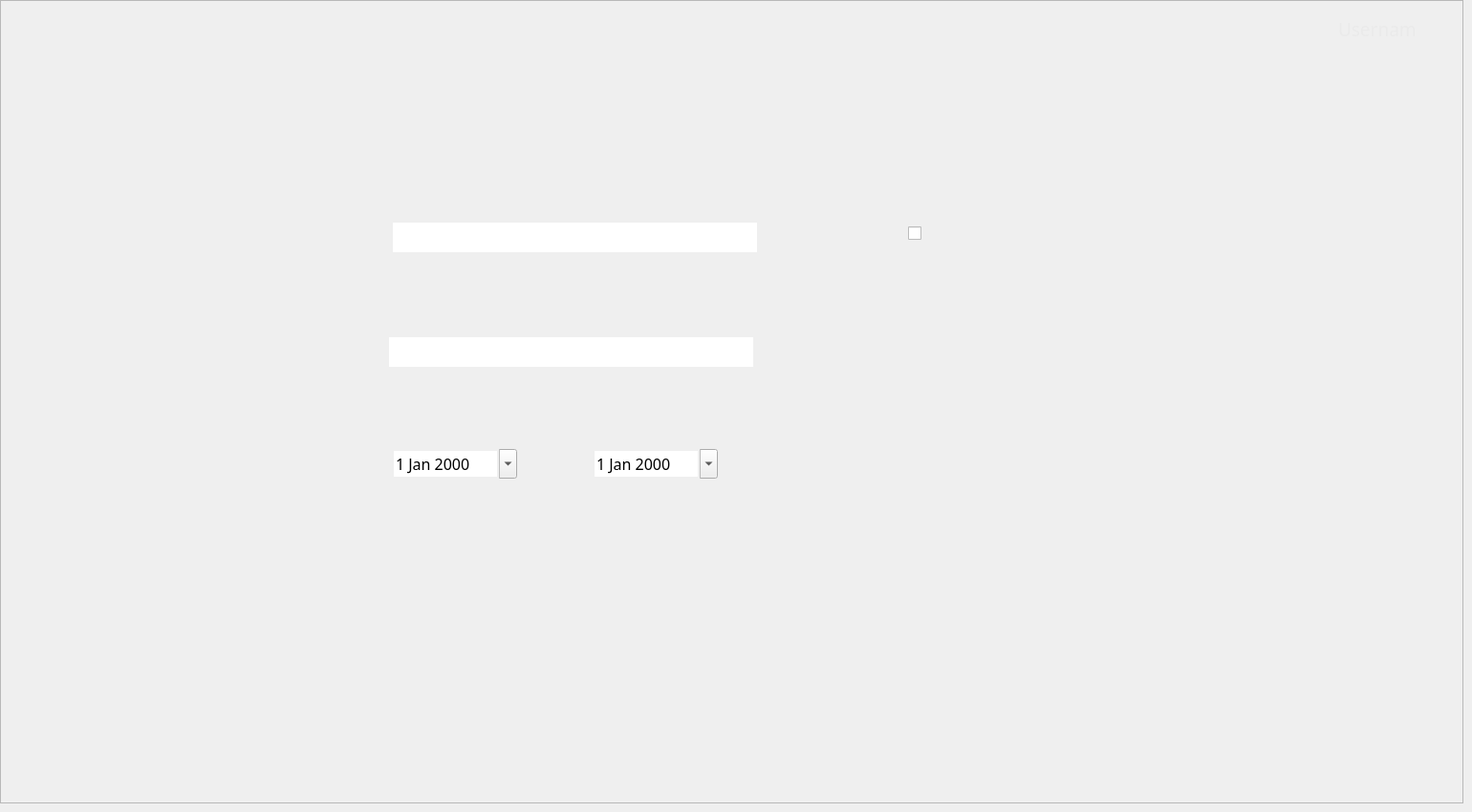
    <widget class="QWidget" name="UserBanPage">
     <widget class="QFrame" name="BanUserFrame">
      <property name="geometry">
       <rect>
        <x>0</x>
        <y>0</y>
        <width>1531</width>
        <height>841</height>
       </rect>
      </property>
      <property name="autoFillBackground">
       <bool>true</bool>
      </property>
      <property name="frameShape">
       <enum>QFrame::StyledPanel</enum>
      </property>
      <property name="frameShadow">
       <enum>QFrame::Raised</enum>
      </property>
      <widget class="QLineEdit" name="UsernameInput_BanUser">
       <property name="enabled">
        <bool>true</bool>
       </property>
       <property name="geometry">
        <rect>
         <x>411</x>
         <y>233</y>
         <width>381</width>
         <height>31</height>
        </rect>
       </property>
       <property name="font">
        <font>
         <family>Source Sans Pro</family>
         <pointsize>12</pointsize>
        </font>
       </property>
       <property name="cursor">
        <cursorShape>IBeamCursor</cursorShape>
       </property>
       <property name="acceptDrops">
        <bool>true</bool>
       </property>
       <property name="autoFillBackground">
        <bool>false</bool>
       </property>
       <property name="frame">
        <bool>false</bool>
       </property>
       <property name="clearButtonEnabled">
        <bool>false</bool>
       </property>
      </widget>
      <widget class="QLineEdit" name="ReasonInput_BanUser">
       <property name="enabled">
        <bool>true</bool>
       </property>
       <property name="geometry">
        <rect>
         <x>407</x>
         <y>353</y>
         <width>381</width>
         <height>31</height>
        </rect>
       </property>
       <property name="font">
        <font>
         <family>Source Sans Pro</family>
         <pointsize>12</pointsize>
        </font>
       </property>
       <property name="cursor">
        <cursorShape>IBeamCursor</cursorShape>
       </property>
       <property name="acceptDrops">
        <bool>true</bool>
       </property>
       <property name="autoFillBackground">
        <bool>false</bool>
       </property>
       <property name="frame">
        <bool>false</bool>
       </property>
       <property name="clearButtonEnabled">
        <bool>false</bool>
       </property>
      </widget>
      <widget class="QPushButton" name="HomeButton_BanUser">
       <property name="geometry">
        <rect>
         <x>0</x>
         <y>60</y>
         <width>241</width>
         <height>51</height>
        </rect>
       </property>
       <property name="text">
        <string/>
       </property>
       <property name="flat">
        <bool>true</bool>
       </property>
      </widget>
      <widget class="QPushButton" name="DataButton_BanUser">
       <property name="geometry">
        <rect>
         <x>0</x>
         <y>120</y>
         <width>241</width>
         <height>51</height>
        </rect>
       </property>
       <property name="text">
        <string/>
       </property>
       <property name="flat">
        <bool>true</bool>
       </property>
      </widget>
      <widget class="QPushButton" name="UserBanButton_BanUser">
       <property name="geometry">
        <rect>
         <x>0</x>
         <y>170</y>
         <width>241</width>
         <height>51</height>
        </rect>
       </property>
       <property name="text">
        <string/>
       </property>
       <property name="flat">
        <bool>true</bool>
       </property>
      </widget>
      <widget class="QPushButton" name="PersonRegisterButton_BanUser">
       <property name="geometry">
        <rect>
         <x>0</x>
         <y>230</y>
         <width>241</width>
         <height>51</height>
        </rect>
       </property>
       <property name="text">
        <string/>
       </property>
       <property name="flat">
        <bool>true</bool>
       </property>
      </widget>
      <widget class="QPushButton" name="AuditLogButton_BanUser">
       <property name="geometry">
        <rect>
         <x>0</x>
         <y>280</y>
         <width>241</width>
         <height>51</height>
        </rect>
       </property>
       <property name="text">
        <string/>
       </property>
       <property name="flat">
        <bool>true</bool>
       </property>
      </widget>
      <widget class="QPushButton" name="CatalogButton_BanUser">
       <property name="geometry">
        <rect>
         <x>0</x>
         <y>340</y>
         <width>241</width>
         <height>51</height>
        </rect>
       </property>
       <property name="text">
        <string/>
       </property>
       <property name="flat">
        <bool>true</bool>
       </property>
      </widget>
      <widget class="QPushButton" name="RecordsButton_BanUser">
       <property name="geometry">
        <rect>
         <x>0</x>
         <y>400</y>
         <width>241</width>
         <height>51</height>
        </rect>
       </property>
       <property name="text">
        <string/>
       </property>
       <property name="flat">
        <bool>true</bool>
       </property>
      </widget>
      <widget class="QPushButton" name="StatisticsButton_BanUser">
       <property name="geometry">
        <rect>
         <x>0</x>
         <y>450</y>
         <width>241</width>
         <height>51</height>
        </rect>
       </property>
       <property name="text">
        <string/>
       </property>
       <property name="flat">
        <bool>true</bool>
       </property>
      </widget>
      <widget class="QPushButton" name="LogOutButton_BanUser">
       <property name="geometry">
        <rect>
         <x>0</x>
         <y>780</y>
         <width>241</width>
         <height>51</height>
        </rect>
       </property>
       <property name="text">
        <string/>
       </property>
       <property name="flat">
        <bool>true</bool>
       </property>
      </widget>
      <widget class="QDateEdit" name="InitialDate_BanUser">
       <property name="geometry">
        <rect>
         <x>410</x>
         <y>470</y>
         <width>131</width>
         <height>31</height>
        </rect>
       </property>
       <property name="font">
        <font>
         <family>Source Sans Pro</family>
         <pointsize>12</pointsize>
        </font>
       </property>
       <property name="acceptDrops">
        <bool>false</bool>
       </property>
       <property name="autoFillBackground">
        <bool>false</bool>
       </property>
       <property name="wrapping">
        <bool>false</bool>
       </property>
       <property name="frame">
        <bool>false</bool>
       </property>
       <property name="buttonSymbols">
        <enum>QAbstractSpinBox::UpDownArrows</enum>
       </property>
       <property name="showGroupSeparator" stdset="0">
        <bool>false</bool>
       </property>
       <property name="calendarPopup">
        <bool>true</bool>
       </property>
      </widget>
      <widget class="QDateEdit" name="FinalDate_BanUser">
       <property name="geometry">
        <rect>
         <x>620</x>
         <y>470</y>
         <width>131</width>
         <height>31</height>
        </rect>
       </property>
       <property name="font">
        <font>
         <family>Source Sans Pro</family>
         <pointsize>12</pointsize>
        </font>
       </property>
       <property name="acceptDrops">
        <bool>false</bool>
       </property>
       <property name="autoFillBackground">
        <bool>false</bool>
       </property>
       <property name="wrapping">
        <bool>false</bool>
       </property>
       <property name="frame">
        <bool>false</bool>
       </property>
       <property name="buttonSymbols">
        <enum>QAbstractSpinBox::UpDownArrows</enum>
       </property>
       <property name="showGroupSeparator" stdset="0">
        <bool>false</bool>
       </property>
       <property name="calendarPopup">
        <bool>true</bool>
       </property>
      </widget>
      <widget class="QPushButton" name="SubmitButton_BanUser">
       <property name="geometry">
        <rect>
         <x>1290</x>
         <y>704</y>
         <width>127</width>
         <height>33</height>
        </rect>
       </property>
       <property name="text">
        <string/>
       </property>
       <property name="flat">
        <bool>true</bool>
       </property>
      </widget>
      <widget class="QLabel" name="BackgroundLabel_BanUser">
       <property name="geometry">
        <rect>
         <x>0</x>
         <y>0</y>
         <width>1531</width>
         <height>841</height>
        </rect>
       </property>
       <property name="text">
        <string/>
       </property>
       <property name="pixmap">
        <pixmap>../Images/Admin/Admin-UserBan.png</pixmap>
       </property>
       <property name="scaledContents">
        <bool>true</bool>
       </property>
      </widget>
      <widget class="QLabel" name="UsernameLabel_BanUser">
       <property name="geometry">
        <rect>
         <x>1400</x>
         <y>20</y>
         <width>81</width>
         <height>21</height>
        </rect>
       </property>
       <property name="font">
        <font>
         <family>Source Sans Pro</family>
         <pointsize>14</pointsize>
        </font>
       </property>
       <property name="cursor">
        <cursorShape>BlankCursor</cursorShape>
       </property>
       <property name="autoFillBackground">
        <bool>false</bool>
       </property>
       <property name="styleSheet">
        <string notr="true">color: rgb(234, 234, 234);</string>
       </property>
       <property name="text">
        <string>Username</string>
       </property>
      </widget>
      <widget class="QCheckBox" name="PermanentBanCheck_BanUser">
       <property name="geometry">
        <rect>
         <x>950</x>
         <y>236</y>
         <width>16</width>
         <height>16</height>
        </rect>
       </property>
       <property name="autoFillBackground">
        <bool>false</bool>
       </property>
       <property name="text">
        <string/>
       </property>
       <property name="iconSize">
        <size>
         <width>16</width>
         <height>16</height>
        </size>
       </property>
      </widget>
      <widget class="QPushButton" name="ResolutionButton_BanUser">
       <property name="geometry">
        <rect>
         <x>0</x>
         <y>570</y>
         <width>241</width>
         <height>51</height>
        </rect>
       </property>
       <property name="text">
        <string/>
       </property>
       <property name="flat">
        <bool>true</bool>
       </property>
      </widget>
      <widget class="QPushButton" name="GeneralQueriesButton_BanUser">
       <property name="geometry">
        <rect>
         <x>0</x>
         <y>510</y>
         <width>241</width>
         <height>51</height>
        </rect>
       </property>
       <property name="text">
        <string/>
       </property>
       <property name="flat">
        <bool>true</bool>
       </property>
      </widget>
      <zorder>BackgroundLabel_BanUser</zorder>
      <zorder>UsernameInput_BanUser</zorder>
      <zorder>ReasonInput_BanUser</zorder>
      <zorder>HomeButton_BanUser</zorder>
      <zorder>DataButton_BanUser</zorder>
      <zorder>UserBanButton_BanUser</zorder>
      <zorder>PersonRegisterButton_BanUser</zorder>
      <zorder>AuditLogButton_BanUser</zorder>
      <zorder>CatalogButton_BanUser</zorder>
      <zorder>RecordsButton_BanUser</zorder>
      <zorder>StatisticsButton_BanUser</zorder>
      <zorder>LogOutButton_BanUser</zorder>
      <zorder>InitialDate_BanUser</zorder>
      <zorder>FinalDate_BanUser</zorder>
      <zorder>SubmitButton_BanUser</zorder>
      <zorder>UsernameLabel_BanUser</zorder>
      <zorder>PermanentBanCheck_BanUser</zorder>
      <zorder>ResolutionButton_BanUser</zorder>
      <zorder>GeneralQueriesButton_BanUser</zorder>
     </widget>
    </widget>
